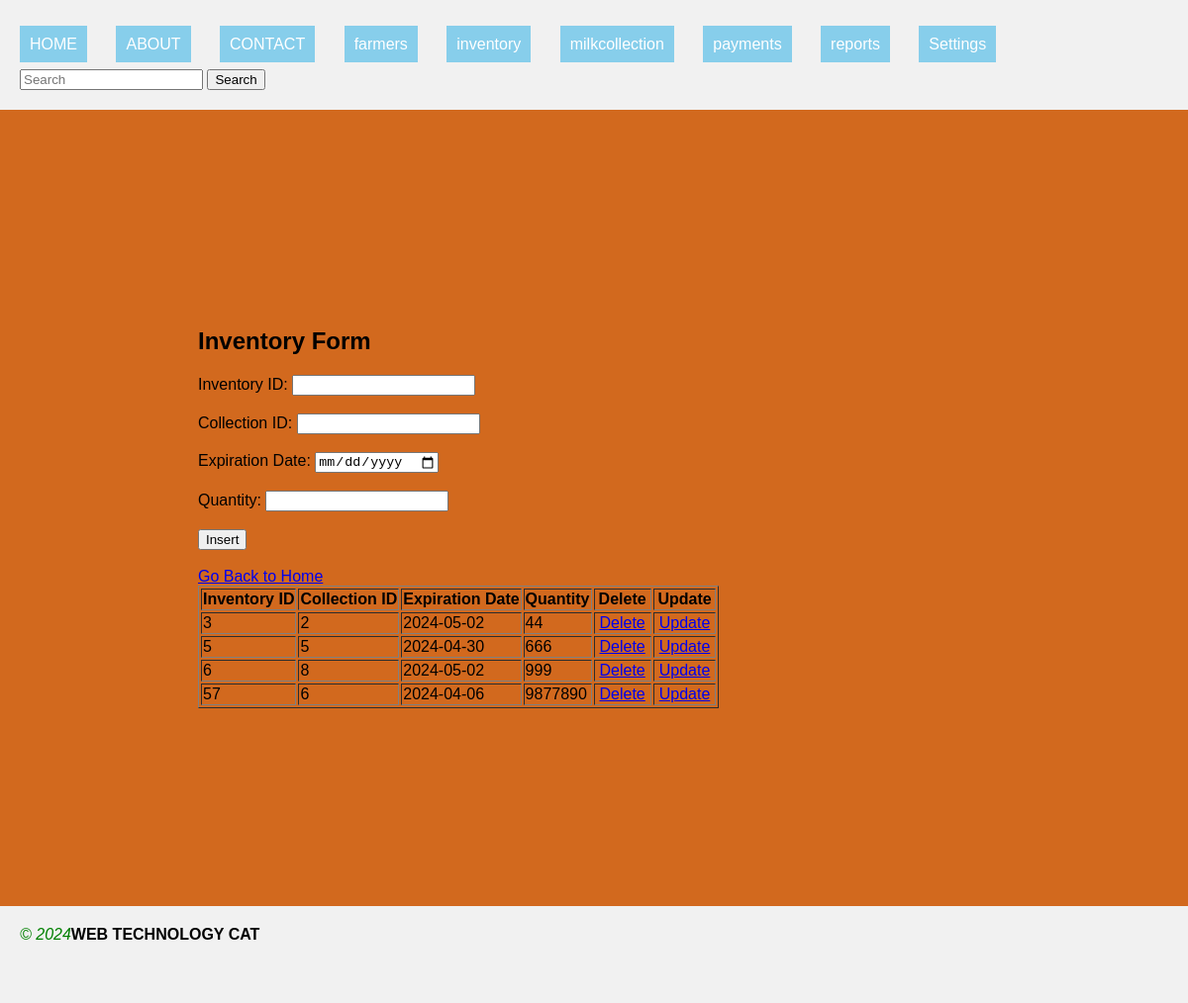
The page /inventory.php on the database its author committed.
### tables this page shows
CREATE TABLE `inventory` (
  `inventory_id` int(11) NOT NULL,
  `collection_id` int(11) DEFAULT NULL,
  `expiration_date` date DEFAULT NULL,
  `quantity` int(11) DEFAULT NULL
);

### inventory.php (the view, shortened to what this page needs)
<!DOCTYPE html>
<html lang="en">
<head>
  <link rel="stylesheet" type="text/css" href="style.css" title="style 1" media="screen, tv, projection, handheld, print"/>
</head>
<header>
<body bgcolor="chocolate">
  <ul style="list-style-type: none; padding: 0;">
    <li style="display: inline; margin-right: 10px;"><a href="./home.html" style="padding: 10px; color: white; background-color: skyblue; text-decoration: none; margin-right: 15px;">HOME</a></li>
    <li style="display: inline; margin-right: 10px;"><a href="./about.html" style="padding: 10px; color: white; background-color: skyblue; text-decoration: none; margin-right: 15px;">ABOUT</a></li>
    <li style="display: inline; margin-right: 10px;"><a href="./contact.html" style="padding: 10px; color: white; background-color: skyblue; text-decoration: none; margin-right: 15px;">CONTACT</a></li>
    <li style="display: inline; margin-right: 10px;"><a href="./farmers.php" style="padding: 10px; color: white; background-color: skyblue; text-decoration: none; margin-right: 15px;">farmers</a></li>
    <li style="display: inline; margin-right: 10px;"><a href="./inventory.php" style="padding: 10px; color: white; background-color: skyblue; text-decoration: none; margin-right: 15px;">inventory</a></li>
    <li style="display: inline; margin-right: 10px;"><a href="./milkcollection.php" style="padding: 10px; color: white; background-color: skyblue; text-decoration: none; margin-right: 15px;">milkcollection</a></li>
    <li style="display: inline; margin-right: 10px;"><a href="./payments.php" style="padding: 10px; color: white; background-color: skyblue; text-decoration: none; margin-right: 15px;">payments</a></li>
    <li style="display: inline; margin-right: 10px;"><a href="./reports.php" style="padding: 10px; color: white; background-color: skyblue; text-decoration: none; margin-right: 15px;">reports</a></li>
    <li class="dropdown" style="display: inline; margin-right: 10px;">
      <a href="#" style="padding: 10px; color: white; background-color: skyblue; text-decoration: none; margin-right: 15px;">Settings</a>
    </li>
  </ul>
  <form class="d-flex" role="search" action="search.php">
    <input class="form-control me-2" type="search" placeholder="Search" aria-label="Search" name="query">
    <button class="btn btn-outline-success" type="submit">Search</button>
  </form>
</header>
<section>
    <h1>Inventory Form</h1>
    <form method="post" action="<?php echo htmlspecialchars($_SERVER["PHP_SELF"]); ?>">
        <label for="inventory_id">Inventory ID:</label>
        <input type="number" id="inventory_id" name="inventory_id" required><br><br>
        <label for="collect_id">Collection ID:</label>
        <input type="number" id="collect_id" name="collect_id" required><br><br>
        <label for="expdate">Expiration Date:</label>
        <input type="date" id="expdate" name="expdate" required><br><br>
        <label for="qty">Quantity:</label>
        <input type="number" id="qty" name="qty" required><br><br>
        <input type="submit" name="insert" value="Insert"><br><br>
        <a href="./home.html">Go Back to Home</a>
    </form>
    <?php
   include 'db_connection.php';
    ?>
    <table>
        <table border="1">
        <tr>
            <th>Inventory ID</th>
            <th>Collection ID</th>
            <th>Expiration Date</th>
            <th>Quantity</th>
            <th>Delete</th>
            <th>Update</th>
        </tr>
        <?php
        $sql = "SELECT * FROM inventory";
        $result = $connection->query($sql);
        if ($result->num_rows > 0) {
            while ($row = $result->fetch_assoc()) {
                $inventory_id = $row["inventory_id"];
                echo "<tr>
                    <td>" . $row["inventory_id"] . "</td>
                    <td>" . $row["collection_id"] . "</td>
                    <td>" . $row["expiration_date"] . "</td>
                    <td>" . $row["quantity"] . "</td>
                    <td><a style='padding:4px' href='delete_inventory.php?inventory_id=$inventory_id'>Delete</a></td>
                    <td><a style='padding:4px' href='update_inventory.php?inventory_id=$inventory_id'>Update</a></td>
                  </tr>";
            }
        } else {
            echo "<tr><td colspan='6'>No data found</td></tr>";
        }
        ?>
    </table>
    </section>
  <footer>
       <marquee><i style="color: green;">&copy; 2024</i><b>WEB TECHNOLOGY CAT</b></marquee>
  <footer>
</body>
</html>

### style.css (style rules this page uses)
body { font-family: Arial, sans-serif; margin: 0; padding: 0; }
header { background-color: #f1f1f1; padding: 20px; }
section { padding: 200px; }
footer { background-color: #f1f1f1; padding: 20px; }
.dropdown { position: relative; display: inline; margin-right: 10px; }

### inventory.php (style rules this page uses)
.dropdown { position: relative; display: inline; margin-right: 10px; }

### rows shown on the page
inventory: inventory_id "3", collection "2", expiration_date "2024-05-02", quantity "44"
inventory: inventory_id "5", collection "5", expiration_date "2024-04-30", quantity "666"
inventory: inventory_id "6", collection "8", expiration_date "2024-05-02", quantity "999"
inventory: inventory_id "57", collection "6", expiration_date "2024-04-06", quantity "9877890"
